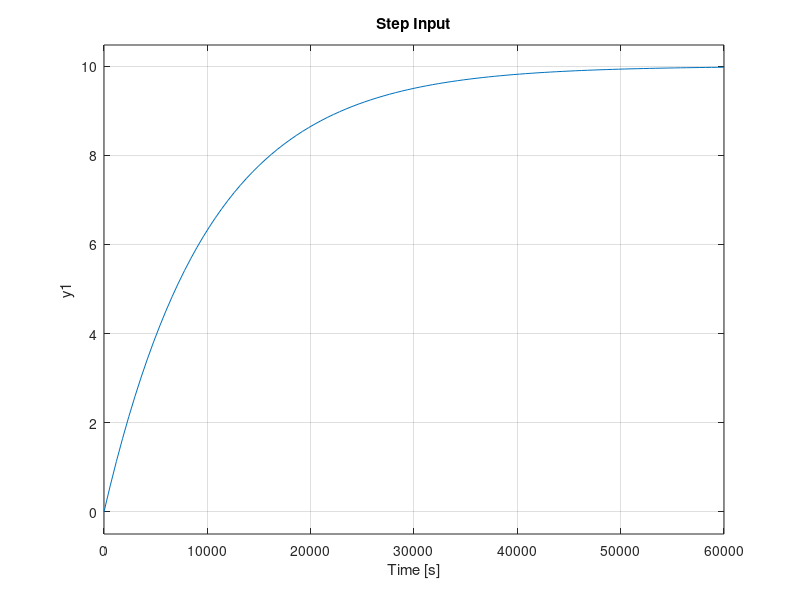
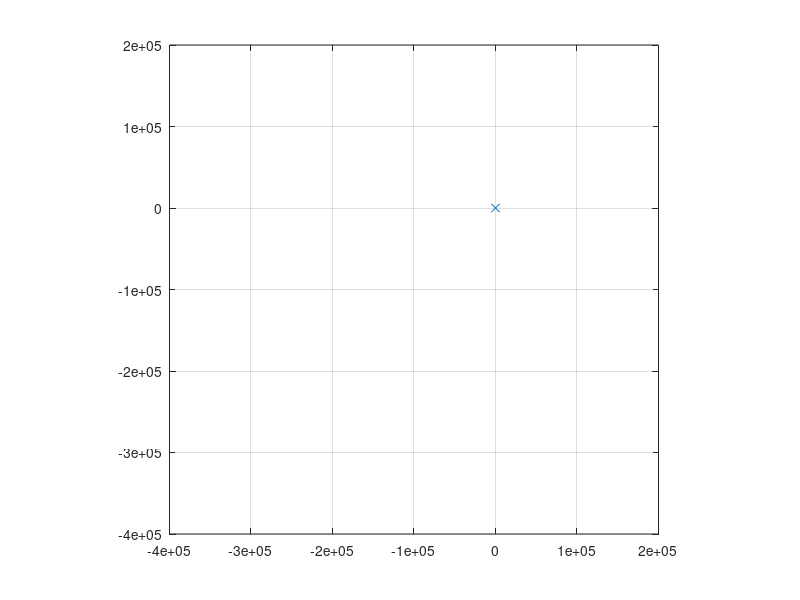

Here is the MATLAB script that generated these plots, in order: (Note: this script raises an error after producing the figures.)
%%1(a) First Order Equation
% Author: Sourav Dey
% PS Number: 99003785
% Date: 7th April 2021.
% Version: Matlab 2020b.

%% Plant Description
% The Mass-damper first order system is taken as Plant.
% Equation: f= Bv + M v'
% f = force; B= coefficient of friction; M = mass ; v= velocity.
% Values:  B1= 0.4 M1=1000; B2= 0.5 M2= 500; B3= 1.7 M3= 340;

%% Code:

B1= ([0.1 0.5 1.7]);
M1=([1000 5 340]);
for i=1:3
    sys = tf([1/M1(i)],[1,B1(i)/M1(i)])
    figure(i);
    subplot(2,1,1);
    impulse(sys);
    title('Impulse Input');
    subplot(2,1,2);
    step(sys);
    title('Step Input');
    [z,p,k]= tf2zp([1/M1(i)],[1,B1(i)/M1(i)])
    figure(4);
    zplane(z,p);
    xlim([-4*1e5 2*1e5]);
    ylim([-4*1e5 2*1e5]);
    hold on;
    S = stepinfo(sys)
end

%% Math Analysis
% Independent: Time(t)
% Dependent: Velocity(v) and Force(f)
% Constant: Mass(M) and Frictional Coefficient(B)

% Roots:(-B)/M

% IVT:
% 1. For step input: 0
% 2. For impulse input: 1/M

% FVT:
% 1. For step input: 1/B
% 2. For impulse input: 0

% Time Response Results:
% Rise Time :4tau = (4M)/B; where tau = M/B 

%% Tool Analysis:


%% Comparison Analysis:(Speed, Accuracy and stability):
% Rise time of Sys2 is lowest so Sys2 has the highest speed.
% Settling time of Sys2 is lowest so Sys2 is most stable.
